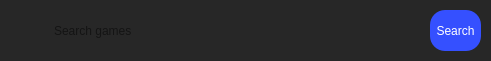
        <widget class="QFrame" name="frame_5">
         <property name="geometry">
          <rect>
           <x>250</x>
           <y>80</y>
           <width>491</width>
           <height>61</height>
          </rect>
         </property>
         <property name="styleSheet">
          <string notr="true">background-color: rgb(39, 39, 39);
border-radius: 20px</string>
         </property>
         <property name="frameShape">
          <enum>QFrame::StyledPanel</enum>
         </property>
         <property name="frameShadow">
          <enum>QFrame::Raised</enum>
         </property>
         <widget class="QTextEdit" name="txt_search">
          <property name="geometry">
           <rect>
            <x>50</x>
            <y>20</y>
            <width>371</width>
            <height>31</height>
           </rect>
          </property>
          <property name="placeholderText">
           <string>Search games</string>
          </property>
         </widget>
         <widget class="QPushButton" name="btnsearch">
          <property name="geometry">
           <rect>
            <x>430</x>
            <y>10</y>
            <width>51</width>
            <height>41</height>
           </rect>
          </property>
          <property name="cursor">
           <cursorShape>PointingHandCursor</cursorShape>
          </property>
          <property name="styleSheet">
           <string notr="true">QWidget{
border-radius: 15px;
background-color: rgb(53, 80, 255);
color: white
}

QWidget:hover{
background-color: rgba(53, 80, 255, 228)
}</string>
          </property>
          <property name="text">
           <string>Search</string>
          </property>
         </widget>
         <widget class="QLabel" name="label_2">
          <property name="geometry">
           <rect>
            <x>10</x>
            <y>15</y>
            <width>31</width>
            <height>31</height>
           </rect>
          </property>
          <property name="text">
           <string/>
          </property>
          <property name="pixmap">
           <pixmap>game-store_materials/search.png</pixmap>
          </property>
          <property name="scaledContents">
           <bool>true</bool>
          </property>
         </widget>
        </widget>
